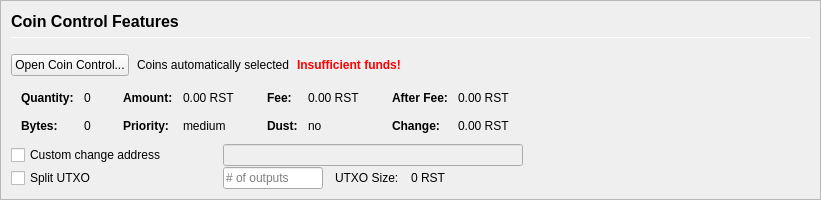
         <widget class="QFrame" name="frameCoinControl">
          <property name="sizePolicy">
           <sizepolicy hsizetype="Expanding" vsizetype="Expanding">
            <horstretch>0</horstretch>
            <verstretch>0</verstretch>
           </sizepolicy>
          </property>
          <property name="maximumSize">
           <size>
            <width>16777215</width>
            <height>16777215</height>
           </size>
          </property>
          <property name="frameShape">
           <enum>QFrame::StyledPanel</enum>
          </property>
          <property name="frameShadow">
           <enum>QFrame::Sunken</enum>
          </property>
          <layout class="QVBoxLayout" name="verticalLayoutCoinControl2">
           <property name="spacing">
            <number>0</number>
           </property>
           <property name="leftMargin">
            <number>0</number>
           </property>
           <property name="topMargin">
            <number>0</number>
           </property>
           <property name="rightMargin">
            <number>0</number>
           </property>
           <property name="bottomMargin">
            <number>0</number>
           </property>
           <item>
            <widget class="QFrame" name="frameCoinControl_BG">
             <layout class="QVBoxLayout" name="verticalLayoutCoinControl" stretch="0,0,0,0,0,0">
              <property name="spacing">
               <number>1</number>
              </property>
              <property name="leftMargin">
               <number>10</number>
              </property>
              <property name="topMargin">
               <number>10</number>
              </property>
              <item>
               <layout class="QHBoxLayout" name="horizontalLayoutCoinControl1">
                <property name="bottomMargin">
                 <number>15</number>
                </property>
                <item>
                 <layout class="QVBoxLayout" name="verticalLayout_3">
                  <property name="spacing">
                   <number>6</number>
                  </property>
                  <item>
                   <widget class="QLabel" name="labelCoinControlFeatures">
                    <property name="sizePolicy">
                     <sizepolicy hsizetype="Preferred" vsizetype="Maximum">
                      <horstretch>0</horstretch>
                      <verstretch>0</verstretch>
                     </sizepolicy>
                    </property>
                    <property name="minimumSize">
                     <size>
                      <width>0</width>
                      <height>20</height>
                     </size>
                    </property>
                    <property name="font">
                     <font>
                      <pointsize>12</pointsize>
                      <weight>75</weight>
                      <bold>true</bold>
                     </font>
                    </property>
                    <property name="styleSheet">
                     <string notr="true">font-weight:bold;</string>
                    </property>
                    <property name="text">
                     <string>Coin Control Features</string>
                    </property>
                   </widget>
                  </item>
                  <item>
                   <widget class="Line" name="line">
                    <property name="minimumSize">
                     <size>
                      <width>0</width>
                      <height>1</height>
                     </size>
                    </property>
                    <property name="maximumSize">
                     <size>
                      <width>16777215</width>
                      <height>1</height>
                     </size>
                    </property>
                    <property name="orientation">
                     <enum>Qt::Horizontal</enum>
                    </property>
                   </widget>
                  </item>
                 </layout>
                </item>
               </layout>
              </item>
              <item>
               <layout class="QHBoxLayout" name="horizontalLayoutCoinControl2" stretch="0,0,0,0">
                <property name="spacing">
                 <number>8</number>
                </property>
                <property name="bottomMargin">
                 <number>10</number>
                </property>
                <item>
                 <widget class="QPushButton" name="pushButtonCoinControl">
                  <property name="styleSheet">
                   <string notr="true"/>
                  </property>
                  <property name="text">
                   <string>Open Coin Control...</string>
                  </property>
                  <property name="autoDefault">
                   <bool>false</bool>
                  </property>
                 </widget>
                </item>
                <item>
                 <widget class="QLabel" name="labelCoinControlAutomaticallySelected">
                  <property name="text">
                   <string>Coins automatically selected</string>
                  </property>
                  <property name="margin">
                   <number>5</number>
                  </property>
                 </widget>
                </item>
                <item>
                 <widget class="QLabel" name="labelCoinControlInsuffFunds">
                  <property name="font">
                   <font>
                    <weight>75</weight>
                    <bold>true</bold>
                   </font>
                  </property>
                  <property name="styleSheet">
                   <string notr="true">color:red;font-weight:bold;</string>
                  </property>
                  <property name="text">
                   <string>Insufficient funds!</string>
                  </property>
                  <property name="margin">
                   <number>5</number>
                  </property>
                 </widget>
                </item>
                <item>
                 <spacer name="horizontalSpacerCoinControl">
                  <property name="orientation">
                   <enum>Qt::Horizontal</enum>
                  </property>
                  <property name="sizeHint" stdset="0">
                   <size>
                    <width>40</width>
                    <height>1</height>
                   </size>
                  </property>
                 </spacer>
                </item>
               </layout>
              </item>
              <item>
               <widget class="QWidget" name="widgetCoinControl" native="true">
                <property name="sizePolicy">
                 <sizepolicy hsizetype="Preferred" vsizetype="Preferred">
                  <horstretch>0</horstretch>
                  <verstretch>0</verstretch>
                 </sizepolicy>
                </property>
                <property name="minimumSize">
                 <size>
                  <width>0</width>
                  <height>0</height>
                 </size>
                </property>
                <property name="styleSheet">
                 <string notr="true"/>
                </property>
                <layout class="QHBoxLayout" name="horizontalLayoutCoinControl5">
                 <property name="leftMargin">
                  <number>0</number>
                 </property>
                 <property name="topMargin">
                  <number>0</number>
                 </property>
                 <property name="rightMargin">
                  <number>0</number>
                 </property>
                 <property name="bottomMargin">
                  <number>0</number>
                 </property>
                 <item>
                  <layout class="QHBoxLayout" name="horizontalLayoutCoinControl3" stretch="0,0,0,1">
                   <property name="spacing">
                    <number>20</number>
                   </property>
                   <property name="topMargin">
                    <number>0</number>
                   </property>
                   <property name="bottomMargin">
                    <number>10</number>
                   </property>
                   <item>
                    <layout class="QFormLayout" name="formLayoutCoinControl1">
                     <property name="horizontalSpacing">
                      <number>10</number>
                     </property>
                     <property name="verticalSpacing">
                      <number>14</number>
                     </property>
                     <property name="leftMargin">
                      <number>10</number>
                     </property>
                     <property name="topMargin">
                      <number>4</number>
                     </property>
                     <property name="rightMargin">
                      <number>6</number>
                     </property>
                     <item row="0" column="0">
                      <widget class="QLabel" name="labelCoinControlQuantityText">
                       <property name="font">
                        <font>
                         <weight>75</weight>
                         <bold>true</bold>
                        </font>
                       </property>
                       <property name="text">
                        <string>Quantity:</string>
                       </property>
                       <property name="margin">
                        <number>0</number>
                       </property>
                      </widget>
                     </item>
                     <item row="0" column="1">
                      <widget class="QLabel" name="labelCoinControlQuantity">
                       <property name="cursor">
                        <cursorShape>IBeamCursor</cursorShape>
                       </property>
                       <property name="contextMenuPolicy">
                        <enum>Qt::ActionsContextMenu</enum>
                       </property>
                       <property name="text">
                        <string notr="true">0</string>
                       </property>
                       <property name="margin">
                        <number>0</number>
                       </property>
                       <property name="textInteractionFlags">
                        <set>Qt::LinksAccessibleByMouse|Qt::TextSelectableByKeyboard|Qt::TextSelectableByMouse</set>
                       </property>
                      </widget>
                     </item>
                     <item row="1" column="0">
                      <widget class="QLabel" name="labelCoinControlBytesText">
                       <property name="font">
                        <font>
                         <weight>75</weight>
                         <bold>true</bold>
                        </font>
                       </property>
                       <property name="text">
                        <string>Bytes:</string>
                       </property>
                      </widget>
                     </item>
                     <item row="1" column="1">
                      <widget class="QLabel" name="labelCoinControlBytes">
                       <property name="cursor">
                        <cursorShape>IBeamCursor</cursorShape>
                       </property>
                       <property name="contextMenuPolicy">
                        <enum>Qt::ActionsContextMenu</enum>
                       </property>
                       <property name="text">
                        <string notr="true">0</string>
                       </property>
                       <property name="textInteractionFlags">
                        <set>Qt::LinksAccessibleByMouse|Qt::TextSelectableByKeyboard|Qt::TextSelectableByMouse</set>
                       </property>
                      </widget>
                     </item>
                    </layout>
                   </item>
                   <item>
                    <layout class="QFormLayout" name="formLayoutCoinControl2">
                     <property name="horizontalSpacing">
                      <number>10</number>
                     </property>
                     <property name="verticalSpacing">
                      <number>14</number>
                     </property>
                     <property name="leftMargin">
                      <number>6</number>
                     </property>
                     <property name="topMargin">
                      <number>4</number>
                     </property>
                     <property name="rightMargin">
                      <number>6</number>
                     </property>
                     <item row="0" column="0">
                      <widget class="QLabel" name="labelCoinControlAmountText">
                       <property name="font">
                        <font>
                         <weight>75</weight>
                         <bold>true</bold>
                        </font>
                       </property>
                       <property name="text">
                        <string>Amount:</string>
                       </property>
                       <property name="margin">
                        <number>0</number>
                       </property>
                      </widget>
                     </item>
                     <item row="0" column="1">
                      <widget class="QLabel" name="labelCoinControlAmount">
                       <property name="cursor">
                        <cursorShape>IBeamCursor</cursorShape>
                       </property>
                       <property name="contextMenuPolicy">
                        <enum>Qt::ActionsContextMenu</enum>
                       </property>
                       <property name="text">
                        <string notr="true">0.00 RST</string>
                       </property>
                       <property name="textInteractionFlags">
                        <set>Qt::LinksAccessibleByMouse|Qt::TextSelectableByKeyboard|Qt::TextSelectableByMouse</set>
                       </property>
                      </widget>
                     </item>
                     <item row="1" column="0">
                      <widget class="QLabel" name="labelCoinControlPriorityText">
                       <property name="font">
                        <font>
                         <weight>75</weight>
                         <bold>true</bold>
                        </font>
                       </property>
                       <property name="text">
                        <string>Priority:</string>
                       </property>
                      </widget>
                     </item>
                     <item row="1" column="1">
                      <widget class="QLabel" name="labelCoinControlPriority">
                       <property name="cursor">
                        <cursorShape>IBeamCursor</cursorShape>
                       </property>
                       <property name="contextMenuPolicy">
                        <enum>Qt::ActionsContextMenu</enum>
                       </property>
                       <property name="text">
                        <string>medium</string>
                       </property>
                       <property name="textInteractionFlags">
                        <set>Qt::LinksAccessibleByMouse|Qt::TextSelectableByKeyboard|Qt::TextSelectableByMouse</set>
                       </property>
                      </widget>
                     </item>
                    </layout>
                   </item>
                   <item>
                    <layout class="QFormLayout" name="formLayoutCoinControl3">
                     <property name="horizontalSpacing">
                      <number>10</number>
                     </property>
                     <property name="verticalSpacing">
                      <number>14</number>
                     </property>
                     <property name="leftMargin">
                      <number>6</number>
                     </property>
                     <property name="topMargin">
                      <number>4</number>
                     </property>
                     <property name="rightMargin">
                      <number>6</number>
                     </property>
                     <item row="0" column="0">
                      <widget class="QLabel" name="labelCoinControlFeeText">
                       <property name="font">
                        <font>
                         <weight>75</weight>
                         <bold>true</bold>
                        </font>
                       </property>
                       <property name="text">
                        <string>Fee:</string>
                       </property>
                       <property name="margin">
                        <number>0</number>
                       </property>
                      </widget>
                     </item>
                     <item row="0" column="1">
                      <widget class="QLabel" name="labelCoinControlFee">
                       <property name="cursor">
                        <cursorShape>IBeamCursor</cursorShape>
                       </property>
                       <property name="contextMenuPolicy">
                        <enum>Qt::ActionsContextMenu</enum>
                       </property>
                       <property name="text">
                        <string notr="true">0.00 RST</string>
                       </property>
                       <property name="textInteractionFlags">
                        <set>Qt::LinksAccessibleByMouse|Qt::TextSelectableByKeyboard|Qt::TextSelectableByMouse</set>
                       </property>
                      </widget>
                     </item>
                     <item row="1" column="0">
                      <widget class="QLabel" name="labelCoinControlLowOutputText">
                       <property name="font">
                        <font>
                         <weight>75</weight>
                         <bold>true</bold>
                        </font>
                       </property>
                       <property name="text">
                        <string>Dust:</string>
                       </property>
                      </widget>
                     </item>
                     <item row="1" column="1">
                      <widget class="QLabel" name="labelCoinControlLowOutput">
                       <property name="cursor">
                        <cursorShape>IBeamCursor</cursorShape>
                       </property>
                       <property name="contextMenuPolicy">
                        <enum>Qt::ActionsContextMenu</enum>
                       </property>
                       <property name="text">
                        <string>no</string>
                       </property>
                       <property name="textInteractionFlags">
                        <set>Qt::LinksAccessibleByMouse|Qt::TextSelectableByKeyboard|Qt::TextSelectableByMouse</set>
                       </property>
                      </widget>
                     </item>
                    </layout>
                   </item>
                   <item>
                    <layout class="QFormLayout" name="formLayoutCoinControl4">
                     <property name="horizontalSpacing">
                      <number>10</number>
                     </property>
                     <property name="verticalSpacing">
                      <number>14</number>
                     </property>
                     <property name="leftMargin">
                      <number>6</number>
                     </property>
                     <property name="topMargin">
                      <number>4</number>
                     </property>
                     <property name="rightMargin">
                      <number>6</number>
                     </property>
                     <item row="0" column="0">
                      <widget class="QLabel" name="labelCoinControlAfterFeeText">
                       <property name="font">
                        <font>
                         <weight>75</weight>
                         <bold>true</bold>
                        </font>
                       </property>
                       <property name="text">
                        <string>After Fee:</string>
                       </property>
                       <property name="margin">
                        <number>0</number>
                       </property>
                      </widget>
                     </item>
                     <item row="0" column="1">
                      <widget class="QLabel" name="labelCoinControlAfterFee">
                       <property name="cursor">
                        <cursorShape>IBeamCursor</cursorShape>
                       </property>
                       <property name="contextMenuPolicy">
                        <enum>Qt::ActionsContextMenu</enum>
                       </property>
                       <property name="text">
                        <string notr="true">0.00 RST</string>
                       </property>
                       <property name="textInteractionFlags">
                        <set>Qt::LinksAccessibleByMouse|Qt::TextSelectableByKeyboard|Qt::TextSelectableByMouse</set>
                       </property>
                      </widget>
                     </item>
                     <item row="1" column="0">
                      <widget class="QLabel" name="labelCoinControlChangeText">
                       <property name="font">
                        <font>
                         <weight>75</weight>
                         <bold>true</bold>
                        </font>
                       </property>
                       <property name="text">
                        <string>Change:</string>
                       </property>
                      </widget>
                     </item>
                     <item row="1" column="1">
                      <widget class="QLabel" name="labelCoinControlChange">
                       <property name="cursor">
                        <cursorShape>IBeamCursor</cursorShape>
                       </property>
                       <property name="contextMenuPolicy">
                        <enum>Qt::ActionsContextMenu</enum>
                       </property>
                       <property name="text">
                        <string notr="true">0.00 RST</string>
                       </property>
                       <property name="textInteractionFlags">
                        <set>Qt::LinksAccessibleByMouse|Qt::TextSelectableByKeyboard|Qt::TextSelectableByMouse</set>
                       </property>
                      </widget>
                     </item>
                    </layout>
                   </item>
                  </layout>
                 </item>
                </layout>
               </widget>
              </item>
              <item>
               <layout class="QHBoxLayout" name="horizontalLayoutCoinControl4">
                <property name="spacing">
                 <number>12</number>
                </property>
                <property name="sizeConstraint">
                 <enum>QLayout::SetDefaultConstraint</enum>
                </property>
                <property name="topMargin">
                 <number>0</number>
                </property>
                <property name="rightMargin">
                 <number>0</number>
                </property>
                <item>
                 <widget class="QCheckBox" name="checkBoxCoinControlChange">
                  <property name="sizePolicy">
                   <sizepolicy hsizetype="Preferred" vsizetype="Preferred">
                    <horstretch>0</horstretch>
                    <verstretch>0</verstretch>
                   </sizepolicy>
                  </property>
                  <property name="minimumSize">
                   <size>
                    <width>200</width>
                    <height>0</height>
                   </size>
                  </property>
                  <property name="maximumSize">
                   <size>
                    <width>200</width>
                    <height>16777215</height>
                   </size>
                  </property>
                  <property name="toolTip">
                   <string>If this is activated, but the change address is empty or invalid, change will be sent to a newly generated address.</string>
                  </property>
                  <property name="text">
                   <string>Custom change address</string>
                  </property>
                 </widget>
                </item>
                <item>
                 <widget class="QValidatedLineEdit" name="lineEditCoinControlChange">
                  <property name="enabled">
                   <bool>false</bool>
                  </property>
                  <property name="sizePolicy">
                   <sizepolicy hsizetype="Preferred" vsizetype="Preferred">
                    <horstretch>0</horstretch>
                    <verstretch>0</verstretch>
                   </sizepolicy>
                  </property>
                  <property name="minimumSize">
                   <size>
                    <width>300</width>
                    <height>0</height>
                   </size>
                  </property>
                 </widget>
                </item>
                <item>
                 <widget class="QLabel" name="labelCoinControlChangeLabel">
                  <property name="sizePolicy">
                   <sizepolicy hsizetype="Preferred" vsizetype="Preferred">
                    <horstretch>0</horstretch>
                    <verstretch>0</verstretch>
                   </sizepolicy>
                  </property>
                  <property name="minimumSize">
                   <size>
                    <width>100</width>
                    <height>0</height>
                   </size>
                  </property>
                  <property name="text">
                   <string/>
                  </property>
                  <property name="margin">
                   <number>3</number>
                  </property>
                 </widget>
                </item>
               </layout>
              </item>
              <item>
               <layout class="QHBoxLayout" name="horizontalLayoutCoinControl6">
                <property name="spacing">
                 <number>12</number>
                </property>
                <property name="rightMargin">
                 <number>0</number>
                </property>
                <item>
                 <widget class="QCheckBox" name="splitBlockCheckBox">
                  <property name="sizePolicy">
                   <sizepolicy hsizetype="Preferred" vsizetype="Preferred">
                    <horstretch>0</horstretch>
                    <verstretch>0</verstretch>
                   </sizepolicy>
                  </property>
                  <property name="minimumSize">
                   <size>
                    <width>200</width>
                    <height>0</height>
                   </size>
                  </property>
                  <property name="maximumSize">
                   <size>
                    <width>200</width>
                    <height>16777215</height>
                   </size>
                  </property>
                  <property name="text">
                   <string>Split UTXO</string>
                  </property>
                 </widget>
                </item>
                <item>
                 <widget class="QLineEdit" name="splitBlockLineEdit">
                  <property name="sizePolicy">
                   <sizepolicy hsizetype="Preferred" vsizetype="Preferred">
                    <horstretch>50</horstretch>
                    <verstretch>0</verstretch>
                   </sizepolicy>
                  </property>
                  <property name="minimumSize">
                   <size>
                    <width>100</width>
                    <height>0</height>
                   </size>
                  </property>
                  <property name="maximumSize">
                   <size>
                    <width>100</width>
                    <height>16777215</height>
                   </size>
                  </property>
                  <property name="placeholderText">
                   <string># of outputs</string>
                  </property>
                 </widget>
                </item>
                <item>
                 <widget class="QLabel" name="labelBlockSizeText">
                  <property name="text">
                   <string>UTXO Size:</string>
                  </property>
                 </widget>
                </item>
                <item>
                 <widget class="QLabel" name="labelBlockSize">
                  <property name="text">
                   <string>0 RST</string>
                  </property>
                 </widget>
                </item>
                <item>
                 <spacer name="horizontalSpacer_7">
                  <property name="orientation">
                   <enum>Qt::Horizontal</enum>
                  </property>
                  <property name="sizeHint" stdset="0">
                   <size>
                    <width>40</width>
                    <height>20</height>
                   </size>
                  </property>
                 </spacer>
                </item>
               </layout>
              </item>
              <item>
               <spacer name="verticalSpacerCoinControl">
                <property name="orientation">
                 <enum>Qt::Vertical</enum>
                </property>
                <property name="sizeHint" stdset="0">
                 <size>
                  <width>800</width>
                  <height>1</height>
                 </size>
                </property>
               </spacer>
              </item>
             </layout>
            </widget>
           </item>
          </layout>
         </widget>
